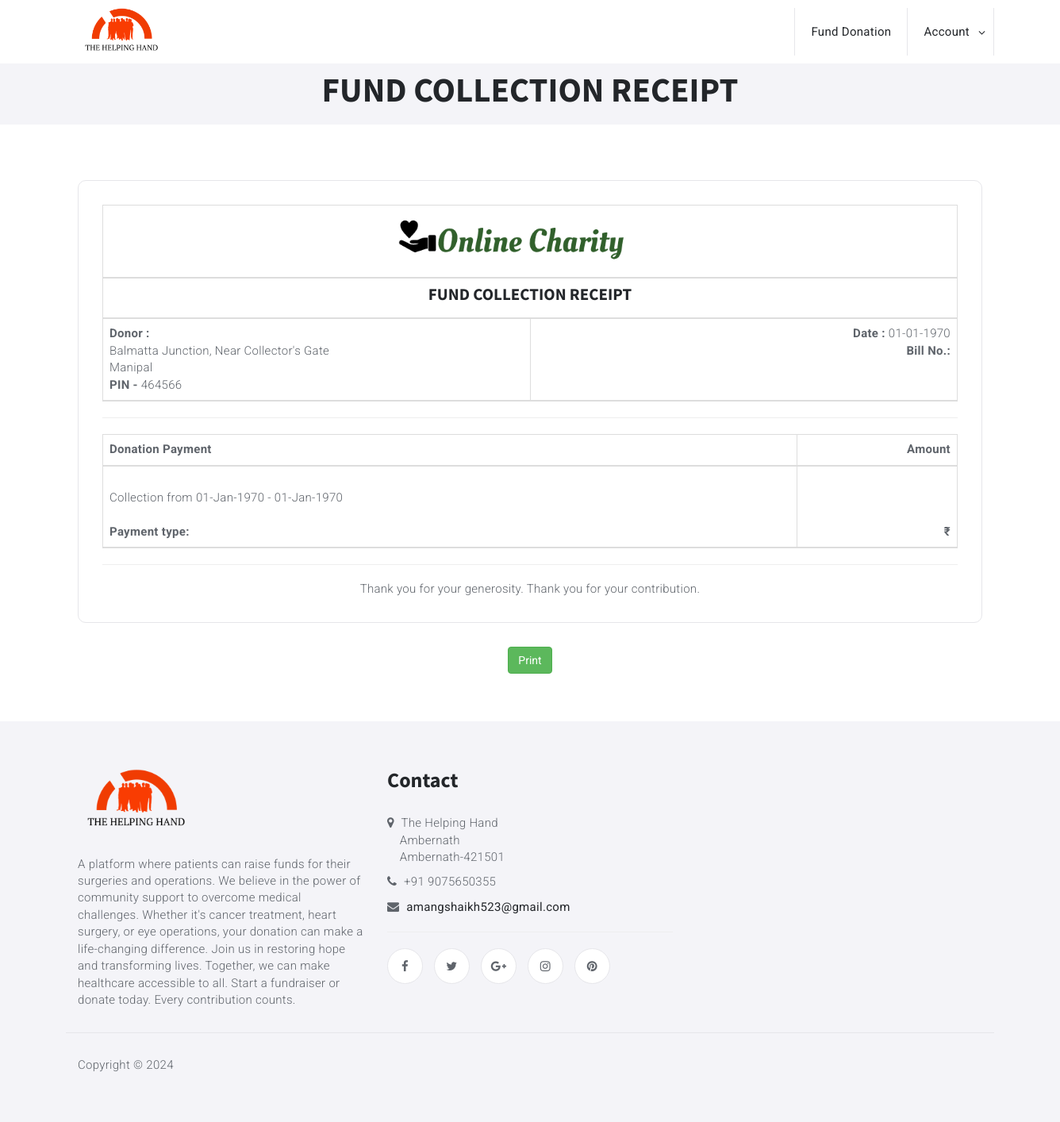
/fundcollectionreceipt.php (signed in), run on the app's committed database.
### tables this page shows
CREATE TABLE `donor` (
  `donor_id` int(10) NOT NULL,
  `name` varchar(50) NOT NULL,
  `address` text NOT NULL,
  `city` varchar(25) NOT NULL,
  `pin_code` varchar(10) NOT NULL,
  `email_id` varchar(50) NOT NULL,
  `password` varchar(100) NOT NULL,
  `contact_no` varchar(15) NOT NULL,
  `profile_img` varchar(100) NOT NULL,
  `status` varchar(10) NOT NULL
);

### fundcollectionreceipt.php (the view, shortened to what this page needs)
<?php
include("header.php");
?>
</header>
<div id="about" class="section">
	<div class="container">
		<div class="row">
			<div class="col-md-12">
			<div class="section-title">
			<center><h2 class="title">FUND COLLECTION RECEIPT</h2></center>
			</div>
			</div>
		</div>
	</div>
</div>
<div id="numbers" class="section">
<div class="container">
<div class="row" id="divprint">
<div class="col-md-12 col-sm-12">
	<div class="number">
<table class="table table-striped table-bordered">
	<thead>
		<tr>
			<th colspan="2"><center><img src="img/logo.png"></center></th>
		</tr>
		<tr>
			<th colspan="2"><center><h4>FUND COLLECTION RECEIPT</h4></center></th>
		</tr>
		<tr>
			<td style="text-align: left;WIDTH: 50%;">
			<b>Donor :</b>
			<?php echo ucfirst($rsfund_collection['name']); ?><br>
			<?php echo $rsdonor['address']; ?><br>
			<?php echo $rsdonor['city']; ?><br>
			<B>PIN -</B> <?php echo $rsdonor['pin_code']; ?>
			</td>
			<td style="text-align: right;" valign="top">
				<b>Date : </b><?php echo date("d-m-Y",strtotime($rsfund_collection['paid_date'])); ?><br>
				<b>Bill No.: </b><?php echo $rsfund_collection[0]; ?>
			</td>
		</tr>
	</thead>
</table>
<hr>
<table class="table table-striped table-bordered">
	<thead>
		<tr>
			<th style="text-align: left;">
				<b>Donation Payment</b>
			</th>
			<th style="text-align: right;" valign="top">
				<b>Amount</b>
			</th>
		</tr>
		<tr>
			<td style="text-align: left;">
				<?php echo $rsfund_raiser['title']; ?><br>
				Collection from <?php echo date("d-M-Y",strtotime($rsfund_raiser['start_date'])); ?> - <?php echo date("d-M-Y",strtotime($rsfund_raiser['end_date'])); ?><br>
				<br>
				<b>Payment type: <?php echo $rsfund_collection['payment_type']; ?></b>
			</td>
			<th style="text-align: right;" valign="top">
				₹<?php echo $rsfund_collection['paid_amt']; ?>
			</th>
		</tr>
	</thead>
</table>
<hr>
</center>Thank you for your generosity. Thank you for your contribution.</center>
	</div>
</div>
</div>
<center><input type="button" class="btn btn-success" name="btnprint" value="Print" onclick="printreceipt()" ></center>
</div>
</div>
<?php
include("footer.php");
?>

### css/style.css (style rules this page uses)
body { font-family:roboto,sans-serif;font-size:15px;font-weight:300;letter-spacing:.3px;color:#5f646b }
h1,h2,h3,h4,h5,h6 { font-family:source sans pro,sans-serif;margin-top:0;color:#23262a;font-weight:700;letter-spacing:0 }
h2 { font-size:33px }
h4 { font-size:21px }
.section { position:relative;padding:60px 0 }
.section-title { margin-bottom:60px }
.section-title .title { font-size:43px;text-transform:capitalize;margin-bottom:30px }
#about.section { padding-bottom:0 }
#about:after { content:"";position:absolute;left:0;right:0;top:0;bottom:10px;background-color:#f4f4f8;z-index:-1 }
#about .section-title { margin-bottom:30px;margin-top:30px }
.number { text-align:center;padding:30px;margin-bottom:30px;border-radius:10px;border:1px solid #e6e6ea;-webkit-transition:.3s border-color;transition:.3s border-color }

### data on the page
donor: address "Balmatta Junction, Near Collector's Gate", city "Manipal", pin_code "464566"

### other printed values
date("d-m-Y",strtotime($rsfund_collection['paid_date'])) "01-01-1970"
date("d-M-Y",strtotime($rsfund_raiser['start_date'])) "01-Jan-1970"
date("d-M-Y",strtotime($rsfund_raiser['end_date'])) "01-Jan-1970"
